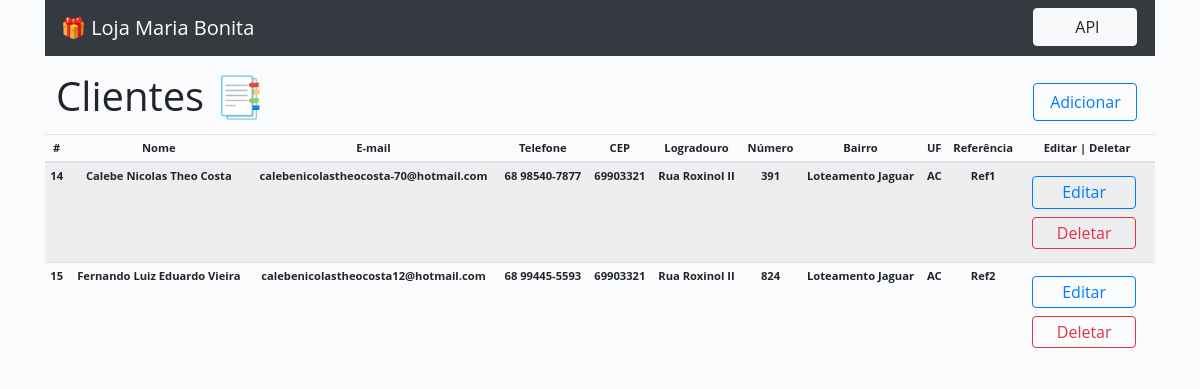
Before: / with the older database file.
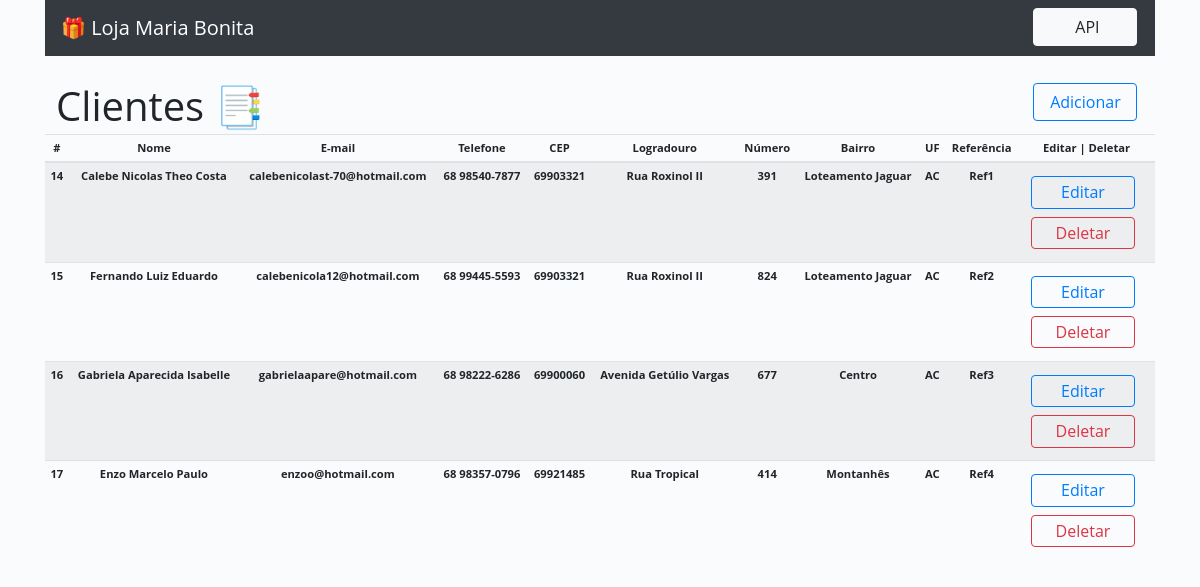
After: the same page with the newer database file.
### cadastro/models.py (models this page shows, shortened)
class DadosClientes(models.Model):
    nome = models.CharField('Nome Completo', max_length=150, blank=True)
    telefone = models.CharField('Telefone', max_length=14, blank=True)
    email = models.EmailField('E-mail', max_length=50)
    data_nascimento = models.DateField('Data de Nascimento', max_length=10)
    cep = models.CharField('CEP', max_length=8)
    cidade = models.CharField('Cidade', max_length=150)
    estado = models.CharField('UF', max_length=2)
    logradouro = models.CharField('Logradouro (rua)', max_length=100, blank=True)
    numero = models.CharField('Número', max_length=6)
    bairro = models.CharField('Bairro', max_length=100, blank=True)
    ponto_referencia = models.CharField('Ponto de Referência', max_length=150)

### cadastro/views.py (the view)
# urls.py: path('', IndexView.as_view(), name='index'),
class IndexView(ListView):
    models = DadosClientes
    template_name = 'index.html'
    queryset = DadosClientes.objects.all()
    context_object_name = 'clientes'

### cadastro/templates/index.html
{% extends 'base.html' %}
{% block content %}
<div class="table table-striped table-responsive-sm" style="overflow-x:auto;">
   <h1 class="h1-clientes">Clientes &#x1F4D1</h1>
   <table class="table table-sm">
      <thead>
         <th scope="col" class="coltex">#</th>
         <th scope="col" class="coltex">Nome</th>
         <th scope="col" class="coltex">E-mail</th>
         <th scope="col" class="coltex">Telefone</th>
         <th scope="col" class="coltex">CEP</th>
         <th scope="col" class="coltex">Logradouro</th>
         <th scope="col" class="coltex">Número</th>
         <th scope="col" class="coltex">Bairro</th>
         <th scope="col" class="coltex">UF</th>
         <th scope="col" class="coltex">Referência</th>
         <th scope="col" class="coltex">Editar | Deletar</th>
      </thead>
      <body>
         <div class="btn">
            <a class="btn btn-outline-primary add-cliente-button" href="{% url 'adicionar_cliente' %}">Adicionar</a>
         </div>
         {% for cliente in clientes %}
         <tr>
            <th>{{ cliente.id }}</th>
            <th>{{ cliente.nome }}</th>
            <th>{{ cliente.email }}</th>
            <th>{{ cliente.telefone }}</th>
            <th>{{ cliente.cep }}</th>
            <th>{{ cliente.logradouro }}</th>
            <th>{{ cliente.numero }}</th>
            <th>{{ cliente.bairro }}</th>
            <th>{{ cliente.estado }}</th>
            <th>{{ cliente.ponto_referencia }}</th>
            <th>
               <a class="btn btn-outline-primary edit-button" href="{% url 'atualizar_cliente' cliente.pk %}">Editar</a>
               <a class="btn btn-outline-danger delete-button" href="{% url 'deletar_cliente' cliente.pk %}">Deletar</a>
            </th>
         </tr>
         {% endfor %}
      </body>
   </table>
</div>
{% endblock %}

### cadastro/templates/base.html (shortened to what this page needs)
{% load static %}
<!DOCTYPE html>
<html lang="pt-br">
   <head>
      <link rel="stylesheet" href="https://cdn.jsdelivr.net/npm/bootstrap@4.5.3/dist/css/bootstrap.min.css">
      <link rel="stylesheet" href="{% static 'css/styles.css' %}">
   </head>
   <body>
      <div class="container-sm">
         <nav class="navbar navbar-expend-lg navbar-dark bg-dark">
            <a class="navbar-brand" href="{% url 'index' %}">&#x1F381 Loja Maria Bonita</a>
            <div>
               <ul class="navbar-nav ml-auto">
                  <li class="nav-item">
                     <a class="btn btn-light api-button" href="{% url 'api' %}" target="_blank">API</a>
                  </li>
               </ul>
            </div>
         </nav>
         <div class="table-responsive-sm">
            {% block content %}{% endblock %}
         </div>
      </div>
   </body>
</html>

### cadastro/templates/static/css/styles.css (style rules this page uses)
* { margin: 0; border: 0; padding: 0; }
body { font-family: "Open Sans", sans-serif; background-color: #FAFBFC; }
ul, ol, li { list-style: none; }
h1 { position: absolute; top: 5%; left: 1%; }
table { border-collapse: collapse; font-size: 0.7rem; width: 100%; }
th { display: table-cell; vertical-align: center; font-weight: bold; text-align: center; }
.coltex { text-align: center; }
.table { position: relative; border-collapse: collapse; border-spacing: 0; padding-top: 4rem; }
.btn { display: block; margin-right: 1rem; width: 6.5rem; }
.edit-button, .delete-button { display: block; padding: 0.2rem; margin: 0.5rem; }
.add-cliente-button { position: absolute; margin: 1.1rem; right: 0; top: 0.6rem; }
.api-button { position: absolute; padding-left: 1rem; right: 0.1rem; top: 0.5rem; }

Changed rows visible on the page:
changed DadosClientes "Calebe Nicolas Theo Costa": email "calebenicolastheocosta-70@hotmail.com" → "calebenicolast-70@hotmail.com"
changed DadosClientes "Ref2": nome "Fernando Luiz Eduardo Vieira" → "Fernando Luiz Eduardo"; email "calebenicolastheocosta12@hotmail.com" → "calebenicola12@hotmail.com"
added DadosClientes: id "16", nome "Gabriela Aparecida Isabelle", email "gabrielaapare@hotmail.com", telefone "68 98222-6286", cep "69900060", logradouro "Avenida Getúlio Vargas", numero "677", bairro "Centro", estado "AC", ponto_referencia "Ref3"
added DadosClientes: id "17", nome "Enzo Marcelo Paulo", email "enzoo@hotmail.com", telefone "68 98357-0796", cep "69921485", logradouro "Rua Tropical", numero "414", bairro "Montanhês", estado "AC", ponto_referencia "Ref4"
